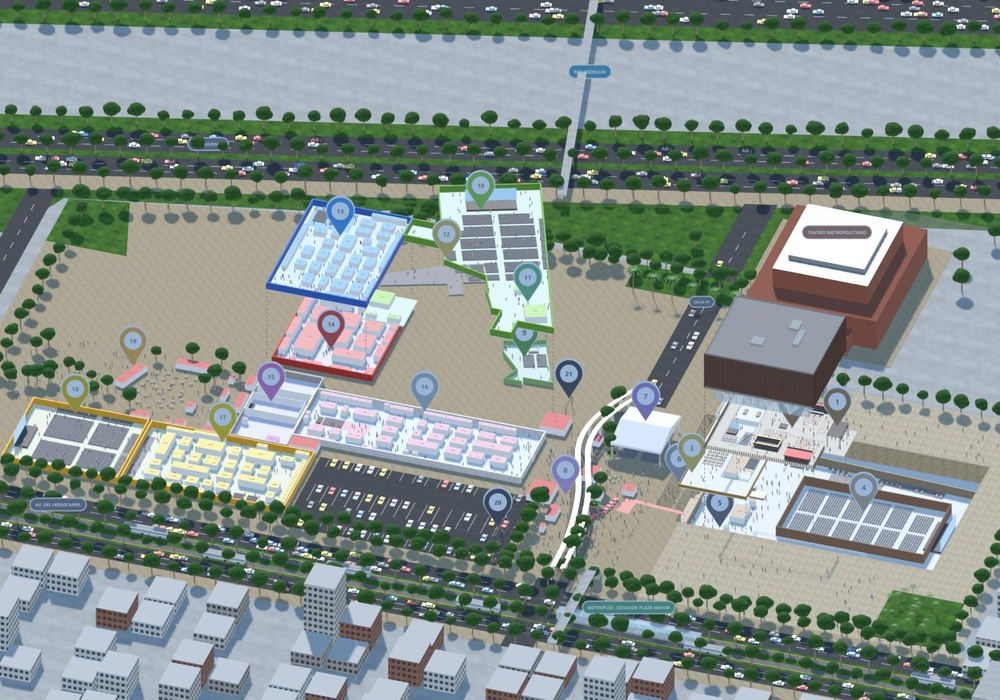
#> input picture ejemplos/caso-origen-plaza-mayor/renders/mapa_iso.jpg, 1000 x 700 px, shrunk from 1400 x 980 before the run
$ python calibrar_imagen.py ../ejemplos/caso-origen-plaza-mayor/renders/mapa_iso.jpg
#> lines starting #> are read from the running program, lines starting #| are printed output that depends on the picture
"""Planos en imagen (JPG/PNG, escaneos, capturas, renders de arquitecto): calibrar la escala y dibujar encima en metros.

Paso 1 - regla en pixeles, para leer las coordenadas de dos puntos de medida conocida:
  python pipeline/calibrar_imagen.py proyectos/<id>/entrada/plano.jpg
      -> salida/inspeccion/imagen_pixeles.png

Paso 2 - con dos puntos y su distancia real, cuadricula en metros sobre la imagen:
  python pipeline/calibrar_imagen.py proyectos/<id>/entrada/plano.jpg --puntos 120,340,860,340 --distancia 42.5 [--origen 120,900]
      -> salida/inspeccion/imagen_metros.png  (cuadricula cada 5 m con coordenadas del mundo: X este, Y norte)
      -> imprime px_por_m y el bloque "calco" para pegar en mapa.json

--origen: pixel que sera el (0, 0) del mundo (por defecto la esquina inferior izquierda de la imagen).
Con imagen_metros.png abierta se leen las esquinas de edificios, muros y espacios directamente en metros
para escribirlas en mapa.json. El "calco" pone la imagen bajo el modelo para comprobar en los renders (--calco).
Supone que la imagen tiene el norte arriba y la misma escala en X y Y (planos escaneados torcidos: enderezar antes).
"""
import math, sys, pathlib
from PIL import Image, ImageDraw, ImageFont


def fuente(t):
    for f in ('C:/Windows/Fonts/segoeui.ttf', '/System/Library/Fonts/Supplemental/Arial.ttf', '/usr/share/fonts/truetype/dejavu/DejaVuSans.ttf'):
        if pathlib.Path(f).exists():
            return ImageFont.truetype(f, t)
    return ImageFont.load_default()


a = sys.argv[1:]
if not a:
    raise SystemExit(__doc__)
ruta = pathlib.Path(a[0]).resolve()
base = ruta.parent.parent if ruta.parent.name == 'entrada' else ruta.parent
out = base / 'salida' / 'inspeccion'; out.mkdir(parents=True, exist_ok=True)
im = Image.open(ruta).convert('RGB'); W, H = im.size
#> further down, im is the input picture: PIL image 1000x700 RGB; mean R, G, B 134.4, 145.7, 140.5
#> after `W, H = im.size`: W = 1000; H = 700
opt = {a[i].lstrip('-'): a[i + 1] for i in range(1, len(a) - 1) if a[i].startswith('--')}
d = ImageDraw.Draw(im); f = fuente(max(12, W // 120))

if 'puntos' not in opt:
    paso = 10 ** math.floor(math.log10(max(W, H) / 10)) * (5 if max(W, H) / 10 ** math.floor(math.log10(max(W, H) / 10)) > 50 else 1)
#> paso = 100
    for x in range(0, W, paso):
        d.line([(x, 0), (x, H)], fill=(255, 0, 0) if x % (paso * 5) == 0 else (255, 170, 170), width=1)
        d.text((x + 2, 2), str(x), fill=(200, 0, 0), font=f)
    for y in range(0, H, paso):
        d.line([(0, y), (W, y)], fill=(255, 0, 0) if y % (paso * 5) == 0 else (255, 170, 170), width=1)
        d.text((2, y + 2), str(y), fill=(200, 0, 0), font=f)
    im.save(out / 'imagen_pixeles.png')
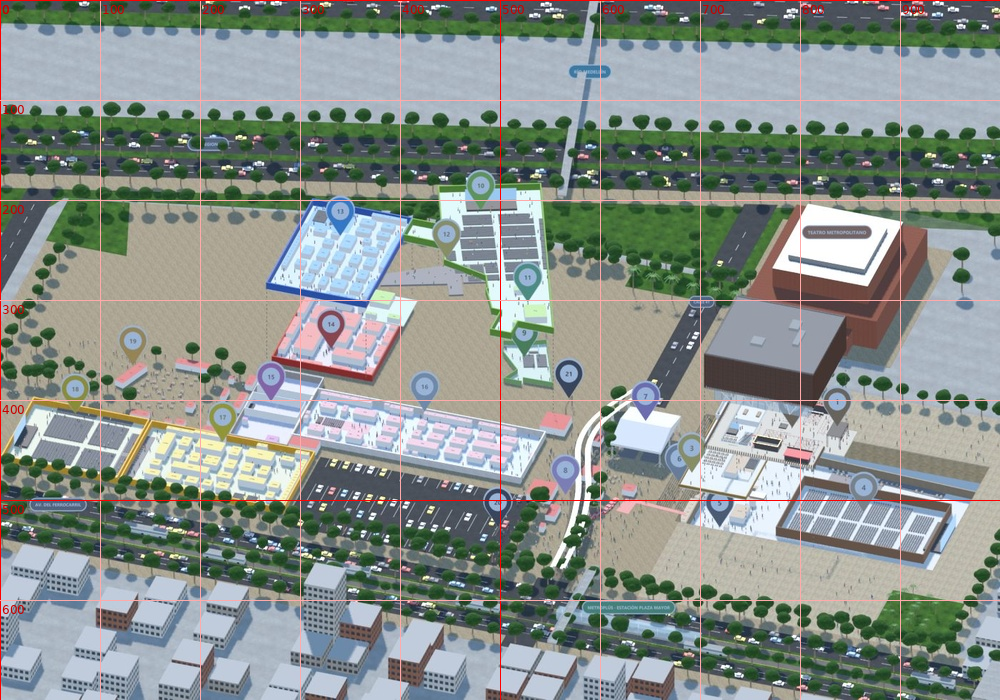
#> saved as imagen_pixeles.png: PIL image 1000x700 RGB; mean R, G, B 137, 145.2, 140.1
    print(f'Imagen {W} x {H} px. Regla en pixeles: {out / "imagen_pixeles.png"}')
#| Imagen 1000 x 700 px. Regla en pixeles: ejemplos/caso-origen-plaza-mayor/renders/salida/inspeccion/imagen_pixeles.png
    print('Busca dos puntos de medida conocida (una cota, el largo de un muro, la cuadricula) y corre con --puntos x1,y1,x2,y2 --distancia metros')
    sys.exit(0)
#> (the program exits here)

$ run again, on ejemplos/caso-origen-plaza-mayor/renders/mapa_planta_inferior.jpg
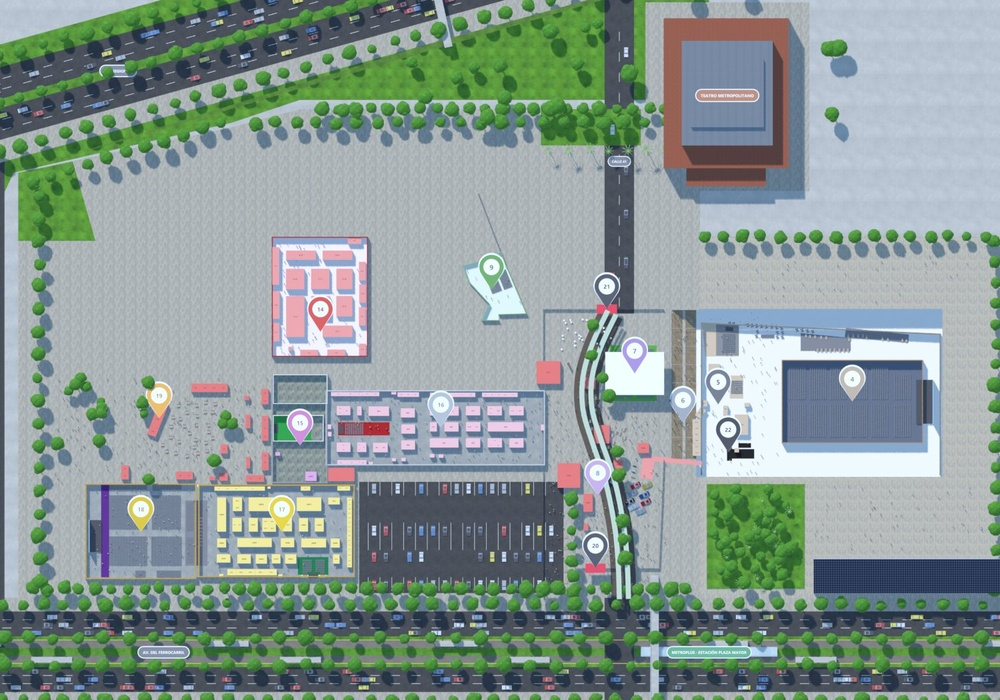
#> input picture ejemplos/caso-origen-plaza-mayor/renders/mapa_planta_inferior.jpg, 1000 x 700 px, shrunk from 1500 x 1050 before the run
#> im is the input picture: PIL image 1000x700 RGB; mean R, G, B 137.3, 153.2, 148.5
#> `im.save(out / 'imagen_pixeles.png')`:
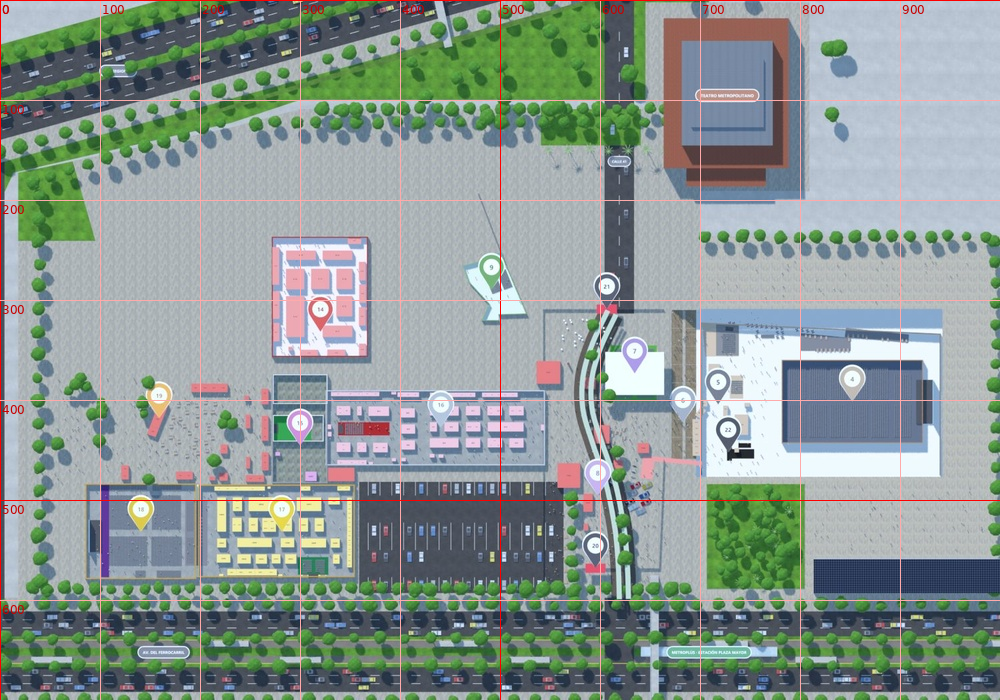
#> saved as imagen_pixeles.png: PIL image 1000x700 RGB; mean R, G, B 139.7, 152.4, 147.9
#| Imagen 1000 x 700 px. Regla en pixeles: ejemplos/caso-origen-plaza-mayor/renders/salida/inspeccion/imagen_pixeles.png

$ run again, on ejemplos/caso-origen-plaza-mayor/renders/maqueta_ingreso.jpg
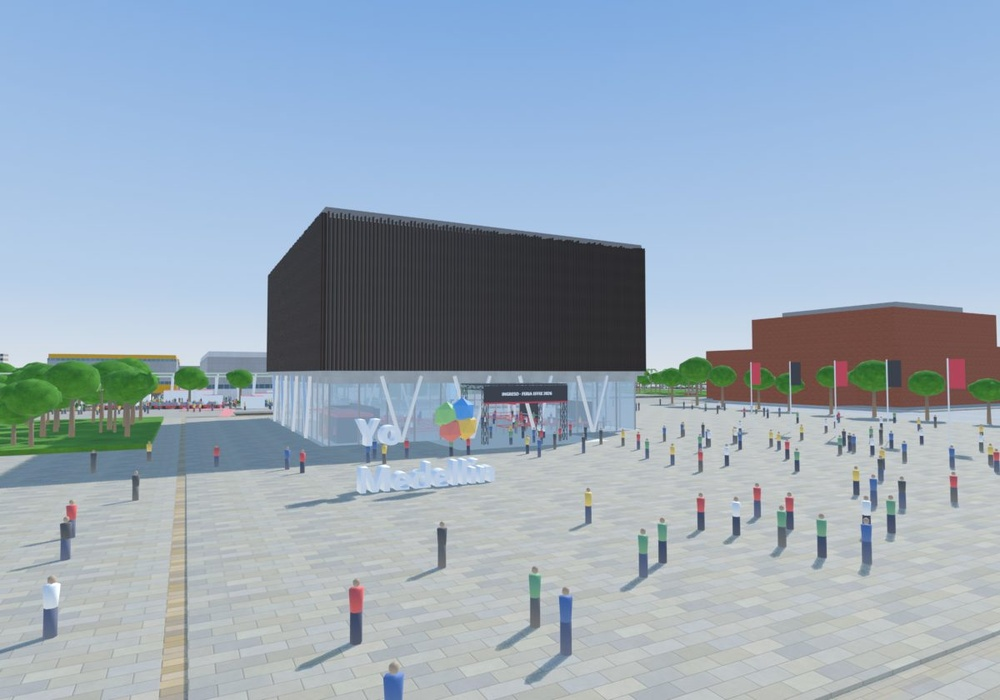
#> input picture ejemplos/caso-origen-plaza-mayor/renders/maqueta_ingreso.jpg, 1000 x 700 px, shrunk from 1200 x 840 before the run
#> im is the input picture: PIL image 1000x700 RGB; mean R, G, B 153.9, 170.5, 186.5
#> `im.save(out / 'imagen_pixeles.png')`:
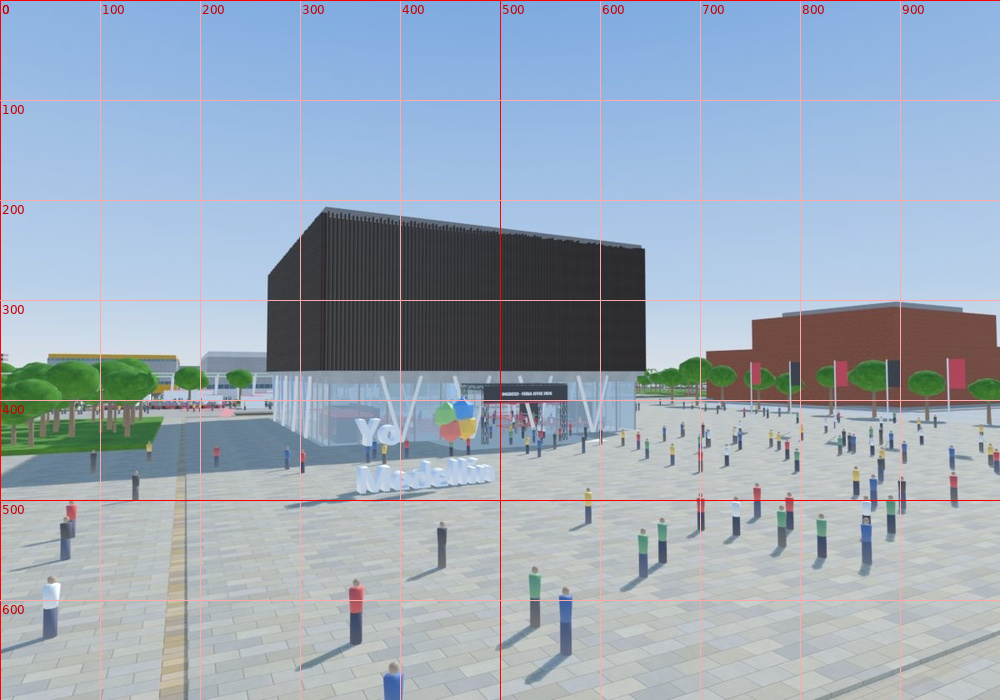
#> saved as imagen_pixeles.png: PIL image 1000x700 RGB; mean R, G, B 156, 169.4, 185
#| Imagen 1000 x 700 px. Regla en pixeles: ejemplos/caso-origen-plaza-mayor/renders/salida/inspeccion/imagen_pixeles.png

$ run again, on ejemplos/caso-origen-plaza-mayor/renders/maqueta_iso.jpg
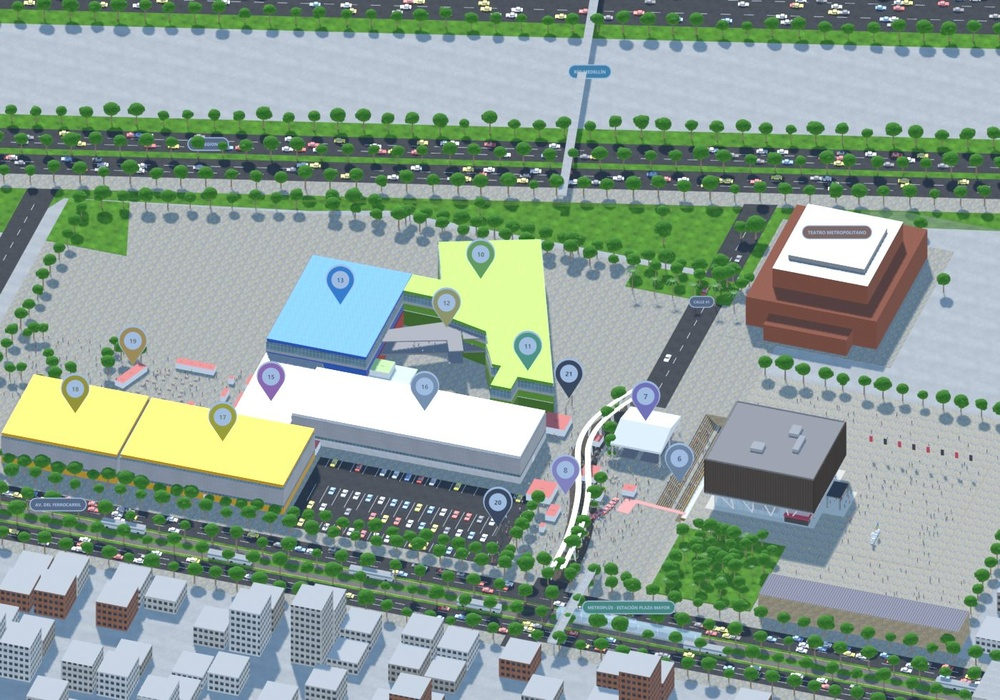
#> input picture ejemplos/caso-origen-plaza-mayor/renders/maqueta_iso.jpg, 1000 x 700 px, shrunk from 1400 x 980 before the run
#> im is the input picture: PIL image 1000x700 RGB; mean R, G, B 141.4, 159.8, 149.6
#> `im.save(out / 'imagen_pixeles.png')`:
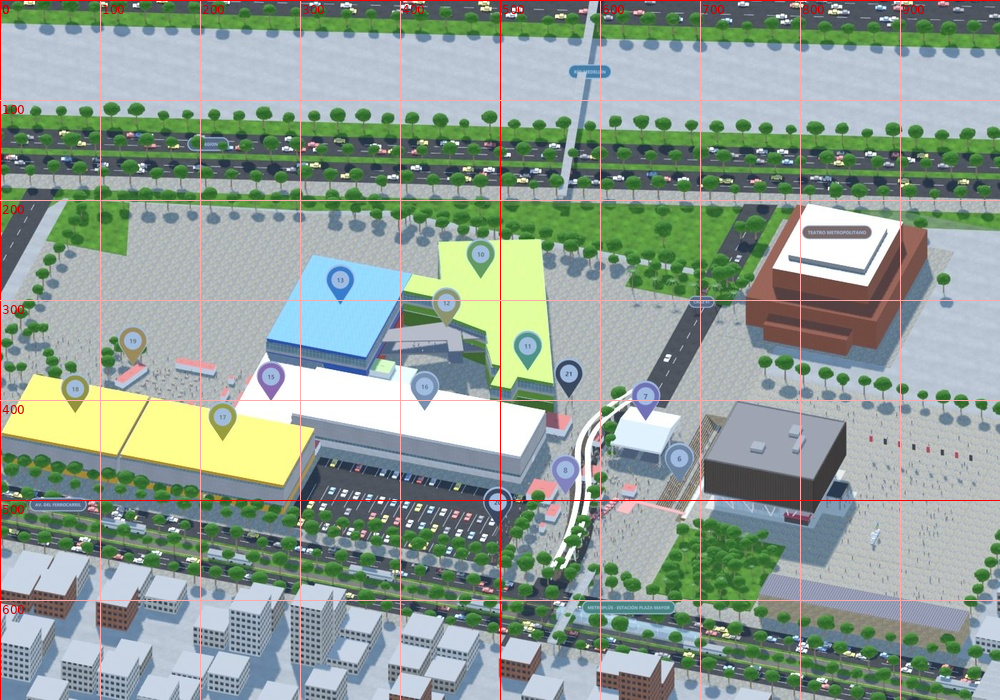
#> saved as imagen_pixeles.png: PIL image 1000x700 RGB; mean R, G, B 143.8, 159, 149.1
#| Imagen 1000 x 700 px. Regla en pixeles: ejemplos/caso-origen-plaza-mayor/renders/salida/inspeccion/imagen_pixeles.png
